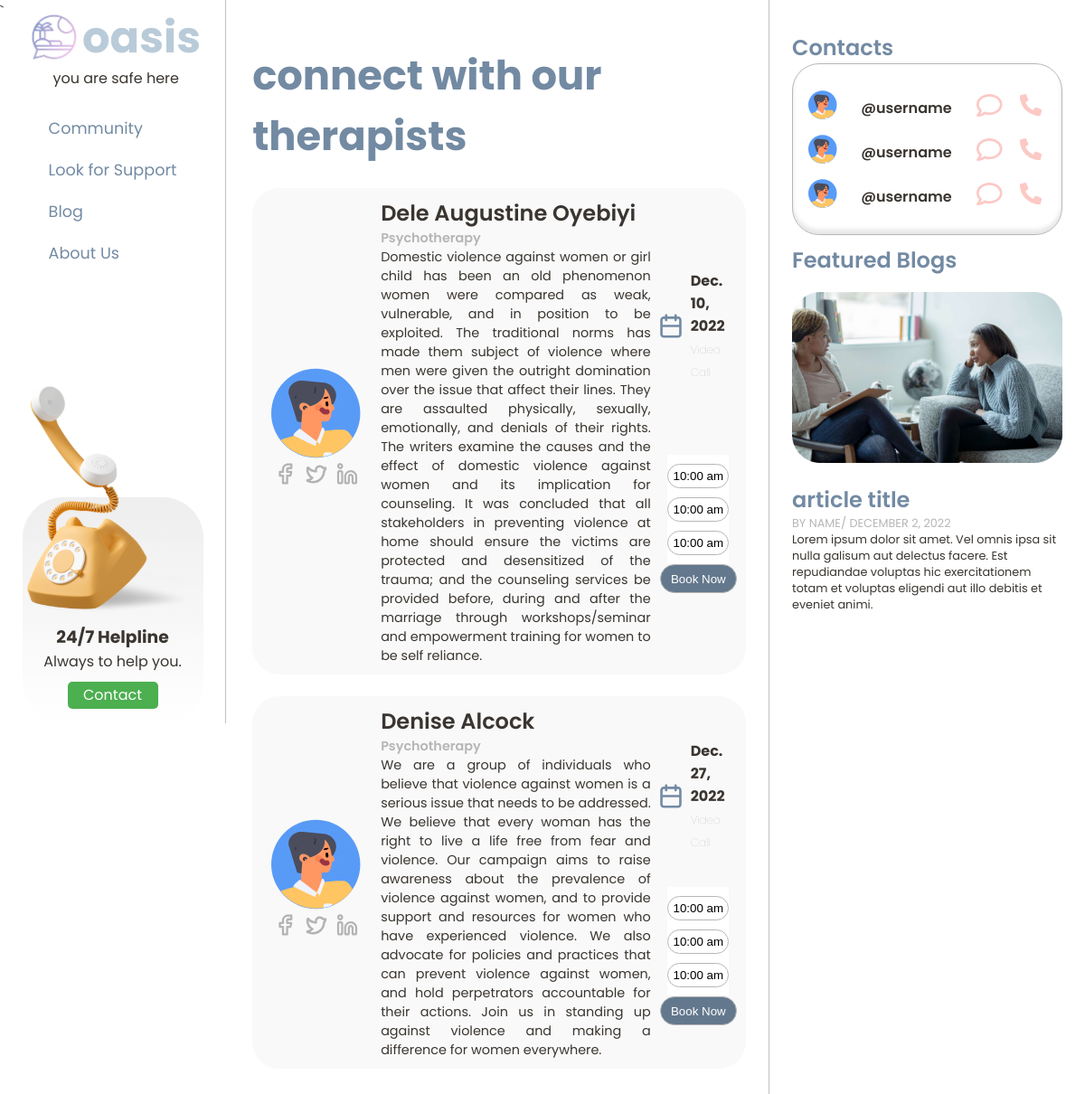
Screenshot of /counselling/ (signed in) with the database file from the repository.
### forum/models.py (models this page shows)
class Therapist(models.Model):
    specialties = (
        ('Psychotherapy', 'Psychotherapy'),
        ('Economics', 'Economics'),
    )
    area = models.TextField(choices=specialties)
    name = models.CharField(max_length=128)
    email = models.EmailField()
    day_available = models.DateField()
    bio = models.TextField()

### forum/views.py (the view)
# urls.py: path('counselling/', counselling_view, name='counselling'),
def counselling_view(request, *args, **kwargs):
    if not request.user.is_authenticated:
        return redirect('landing')
    context = {
        'therapists': Therapist.objects.all(),
        'hotlines': Hotline.objects.all(),
    }
    return render(request, 'counselling.html', context)

### forum/templates/counselling.html (shortened to what this page needs)
{% extends 'base.html' %}
{% load static %}
{% block content %}
    <div class="main">
    <div class="counselling-label">connect with our therapists</div>
        <div class="therapist-list">
            {% for person in therapists %}
            <div class="rounded card three-column">
                <div class="therapist-details ">
                    <img alt="sdsds" src="{% static 'images/profile1.svg' %}">
                    <section class="centered">
                    <a href="#linktofb"><img src="{% static 'images/facebook.svg' %}" alt="facebook"></a>
                    <a href="#linktotwt"><img src="{% static 'images/twitter.svg' %}" alt="twitter"></a>
                    <a href="#linktoln"><img src="{% static 'images/linkedin.svg' %}" alt="linkedin"></a>
                    </section>
                </div>
                <div class="therapist-content">
                    <h2>{{  person.name }}</h2>
                    <p id="subtle">{{  person.area }}</p>
                    <p>{{ person.bio }}</p>
                </div>
                <div class="therapist-contact">
                    <div class="date-label">
                        <img alt="calendar icon" src="{% static 'images/calendar.svg' %}">
                        <div id="date-available">
                            <p>{{ person.day_available }}</p>
                            <label>Video Call</label>
                        </div>
                    </div>
                    <form class="centered time-list">
                    <label >
                            <select class="time-list-select" multiple >
                                <option>10:00 am</option>
                                <option>10:00 am</option>
                                <option>10:00 am</option>
                            </select>
                    </label>
                    <button id="book-button" href="booknow">Book Now</button>
                    </form>
                </div>
            </div>
            {%  endfor %}
        </div>
    </div>
    <div class="right">
    {%  include 'contacts.html' %}
    </div>
{%  endblock content %}

### forum/static/css/styles.css (style rules this page uses)
:root { --platinum: #eae7e2ff; --alice-blue: #d7e2e8ff; --beau-blue: #b9cbd9ff; --baby-pink: #fcc9c5ff; --misty-rose: #feddd8ff; --light-cyan: #cfe3e2ff; --text-color: #3A3530; --light-text: #B6B6B6; --poppins: 'Poppins', sans-serif; }
* { margin: 0; padding: 0; }
*, *::before, *::after { box-sizing: border-box; }
html { height: 100vh; }
body { background-color: white; color: var(--text-color); font-family: var(--poppins); display: flex; align-items: flex-start; justify-content: center; margin: 0; padding: 0; width: 100%; min-height: 100%; }
.right { display: flex; flex-direction: column; padding: 25px; border-left: 1px solid rgba(77, 77, 77, 0.35); position:fixed; width: 350px; height: 100%; right:0; top: 0; }
* a { text-decoration: inherit; color: var(--text-color); }
.rounded { border-radius: 30px; }
.main { display:flex; flex-direction: column ; padding-left: 225px; padding-right: 325px; margin: 50px 50px; }
.card { position: relative; display: grid; grid-template-rows: 8fr 2fr; margin: 24px 0; padding: 10px 20px; min-height: 270px; overflow-y:hidden; background-color: #F9F9F9; font-size: 1rem; }
.counselling-label { color: #738AA3; font-weight: bold; font-size: 2.8rem; }
.therapist-list { font-size: 1rem; }
.three-column { grid-template-columns: 1fr 7fr 2fr !important; grid-template-rows: 1fr !important; grid-gap:0 10px; padding: 10px 10px !important; }
.therapist-details { display:flex; padding: 10px 10px; width: 100%; flex-direction: column; align-items: center; justify-content: center; }
.therapist-details section { width: 100%; }
.therapist-details img { width: 100px; aspect-ratio: 1/1; }
.therapist-details section img { max-width: 24px; aspect-ratio: 1/1; margin: 5px; }
.therapist-content h2 { font-size: 1.5rem; font-weight: 600; }
.therapist-content #subtle { color: var(--light-text); font-weight: 600; }
.therapist-content p { text-align: justify; font-size: 0.9rem; }
.therapist-contact { display: flex; flex-direction: column; align-items: center; justify-content: space-evenly; width: 100%; height: 100%; }
.date-label { display: flex; }
.date-label p { font-weight: bold; }
.date-label img { width: 24px; }
#date-available { margin-left: 10px; }
.date-label label { font-weight: lighter; font-size: .75rem; color: var(--light-text); }
.time-list { flex-direction: column; width: 100%; }
.time-list label { width: 100%; text-align: center ; }
.time-list-select { height: 120px; text-align: center; width: 80%; border: none; margin: 0; overflow-y: hidden; }
.time-list-select option { background-color: white; border: solid 1px var(--light-text); border-radius: 30px; padding: 5px; margin: 10px 0; }
#book-button { border-radius: 30px; border: solid 1px var(--light-text); width: 100%; background-color: #64788d; color: white; height: 32px; }
.centered { display: flex; align-items: center; justify-content: center; }

### rows the page displays
Therapist: name "Dele Augustine Oyebiyi", area "Psychotherapy", bio "Domestic violence against women or girl child has been an old phenomenon women were compared as weak, vulnerable, and in position to be exploited. The traditional norms has made them subject of violence where men were given the outright domination over the issue that affect their lines. They are assaulted physically, sexually, emotionally, and denials of their rights. The writers examine the causes and the effect of domestic violence against women and its implication for counseling. It was concluded that all stakeholders in preventing violence at home should ensure the victims are protected and desensitized of the trauma; and the counseling services be provided before, during and after the…", day_available "Dec. 10, 2022"
Therapist: name "Denise Alcock", area "Psychotherapy", bio "We are a group of individuals who believe that violence against women is a serious issue that needs to be addressed. We believe that every woman has the right to live a life free from fear and violence. Our campaign aims to raise awareness about the prevalence of violence against women, and to provide support and resources for women who have experienced violence. We also advocate for policies and practices that can prevent violence against women, and hold perpetrators accountable for their actions. Join us in standing up against violence and making a difference for women everywhere.", day_available "Dec. 27, 2022"
